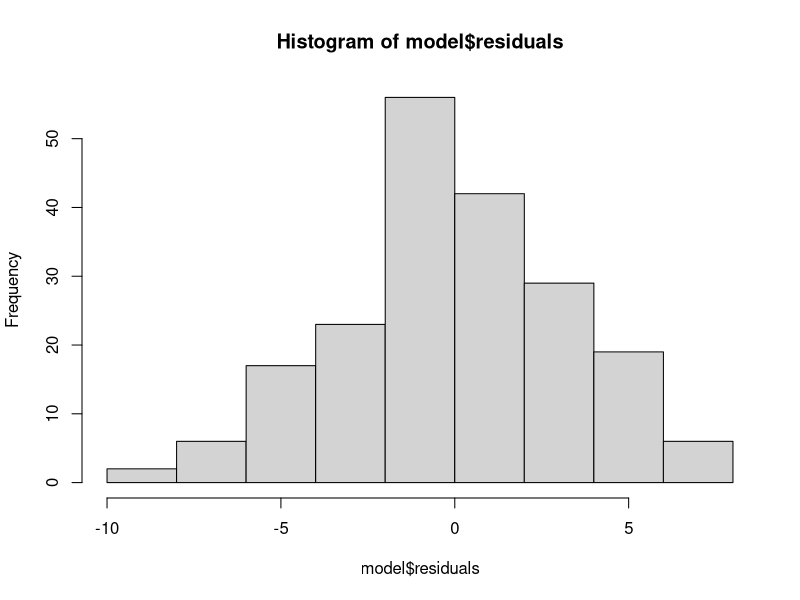
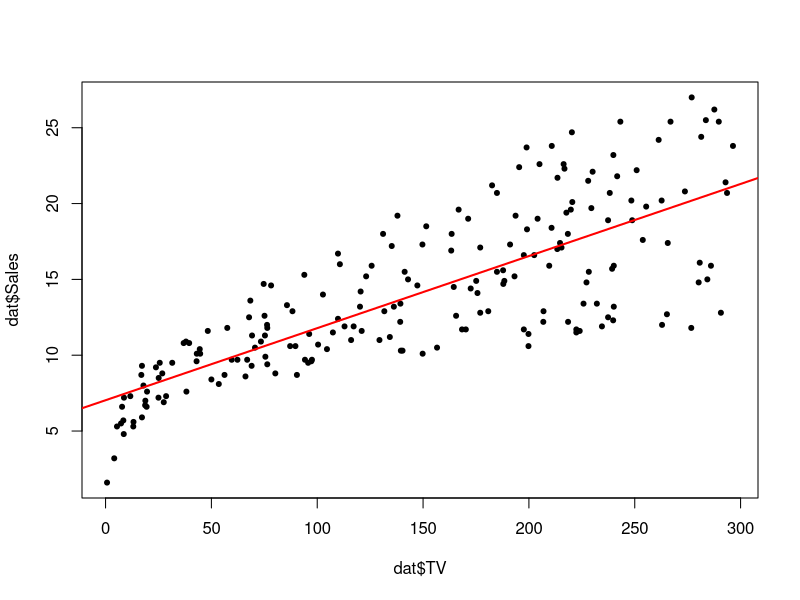
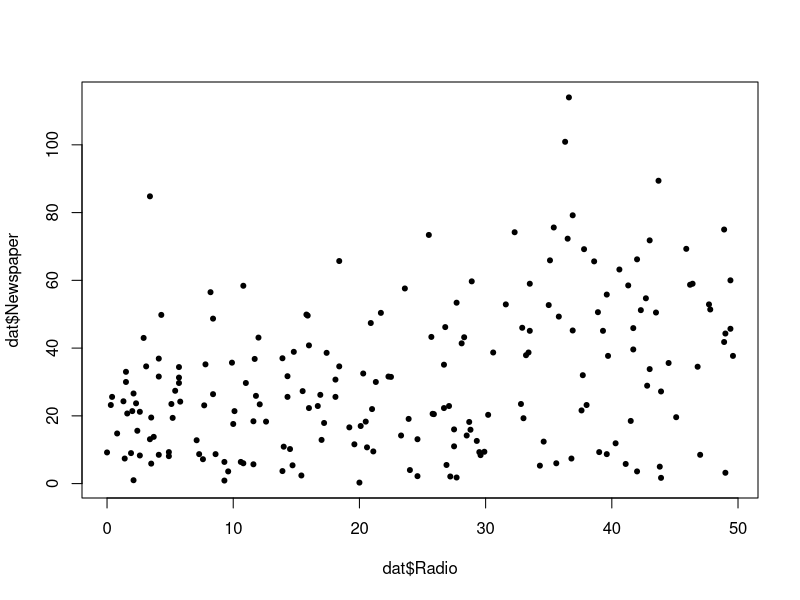

These figures' R source, in order:
## ---- chunk 1
dat = read.csv("Advertising.csv")

## ---- chunk 2
model = lm(Sales~TV, data = dat)
## ---- chunk 3
model$coefficients
## ---- chunk 4
confint.lm(model)
## ---- chunk 5
summary(model)
## ---- chunk 6
model$fitted.values
model$residuals

hist(model$residuals)
## ---- chunk 7
b = model$coefficients[1]
a = model$coefficients[2]

plot(dat$TV, dat$Sales, pch=20) # plot(dat$Sales ~ dat$TV)
# abline(b,a, col='red',lwd=2)
abline(model$coefficients, col='red',lwd=2)
## ---- chunk 8
model2 = lm(Sales~Radio, data = dat)
summary(model2)
## ---- chunk 9
model3 = lm(Sales~Newspaper, data = dat)
summary(model3)
## ---- chunk 10

# model4 = lm(Sales~TV+Radio+Newspaper, data=dat)
model4 = lm(Sales~., data=dat)

summary(model4)
## ---- chunk 11
cor(dat)
## ---- chunk 12
plot(dat$Radio, dat$Newspaper, pch=20)
## ---- chunk 13
m1 = lm(Sales~TV, data=dat)
summary(m1)
## ---- chunk 14
set.seed(0201)
x = sample(1:200)
x2 = sample(1:200)
x3 = sample(1:200)


m2 = lm(Sales~TV+x+x2+x3, data = dat)
summary(m2)
